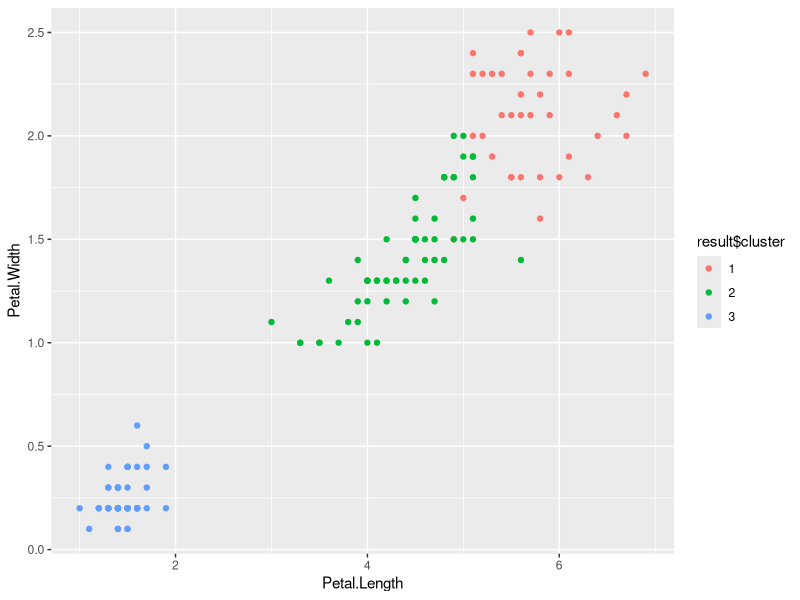
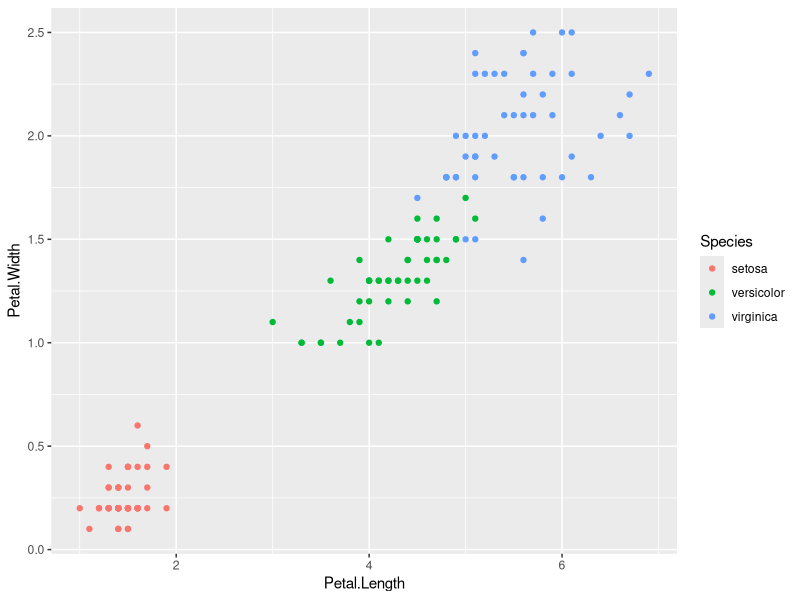

Source code (R) for these figures, in order:
require("datasets")
data("iris") # load Iris Dataset
str(iris) #view structure of dataset

summary(iris)
head(iris)

# eliminamos la etiqueta 
iris.new<- iris[,c(1,2,3,4)]
iris.class<- iris[,"Species"]

cat("\nDatos sin etiquetas:\n\n")
head(iris.new)
cat("\nEtiquetas:\n\n")
head(iris.class)

# definimos la siguiente función para normalizar
normalize <- function(x){
  return ((x-min(x))/(max(x)-min(x)))
}

# normalizamos los datos
iris.new$Sepal.Length<- normalize(iris.new$Sepal.Length)
iris.new$Sepal.Width<- normalize(iris.new$Sepal.Width)
iris.new$Petal.Length<- normalize(iris.new$Petal.Length)
iris.new$Petal.Width<- normalize(iris.new$Petal.Width)

cat("\nDatos normalizados:\n\n")
head(iris.new)

# aplicamos el algoritmo de clustering k-meas
result<- kmeans(iris.new,3) #aplly k-means algorithm with no. of centroids(k)=3

result$size # gives no. of records in each cluster
result$centers # gives value of cluster center datapoint value(3 centers for k=3)
result$cluster #gives cluster vector showing the custer where each record falls

#checking how the diffrent petal families are getting grouped
table(result$cluster, iris$Species)

# descomenta la siguiente línea si no tienes instalado ggplot2
#install.packages("ggplot2")

# cargamos ggplot2 
library(ggplot2)

result$cluster <- as.factor(result$cluster)
ggplot(iris, aes(Petal.Length, Petal.Width, color = result$cluster)) + geom_point()
ggplot(iris, aes(Petal.Length, Petal.Width, color = Species)) + geom_point()

